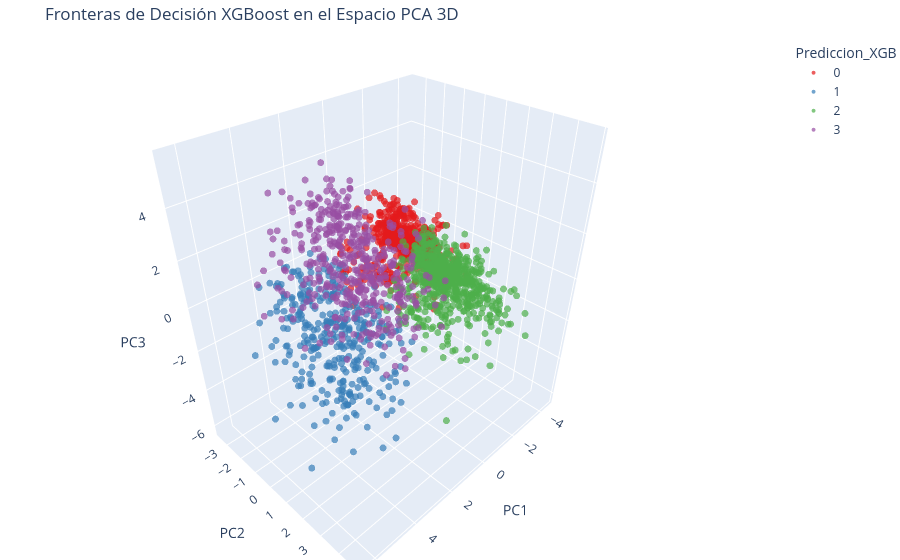

Source (notebook cell):
### Code cell
# 5. Entrenar Clasificador XGBoost Alternativo
import xgboost as xgb
import joblib
from sklearn.metrics import classification_report, accuracy_score
# XGBoost requiere que las etiquetas comiencen en 0 y sean enteras.
# Nuestras etiquetas de K-Means ya son 0, 1, 2, 3.
xgb_model = xgb.XGBClassifier(use_label_encoder=False, eval_metric='mlogloss', random_state=42)
xgb_model.fit(X_train, y_train)
# Evaluar XGBoost
y_pred_xgb = xgb_model.predict(X_test)
print("=== REPORTE DE CLASIFICACIÓN XGBOOST ===")
print(f"Accuracy en Datos de Prueba: {accuracy_score(y_test, y_pred_xgb):.2%}\n")
print(classification_report(y_test, y_pred_xgb, target_names=[
    "C0: Primigestas Sanas",
    "C1: Riesgo Hipertensivo",
    "C2: Multiparas Sanas",
    "C3: Riesgo Metabólico"
]))
# Guardar el modelo alternativo
import os
# Determinar ruta dinámica por culpa del kernel de Jupyter
if os.path.exists('../models'):
    model_dir = '../models'
elif os.path.exists('clustering/models'):
    model_dir = 'clustering/models'
else:
    model_dir = 'models'
os.makedirs(model_dir, exist_ok=True)
model_path = os.path.join(model_dir, 'xgboost_model.pkl')
joblib.dump(xgb_model, model_path)
print(f"Modelo XGBoost guardado en '{model_path}'")
# 4. Visualización 3D Interactiva con Plotly para XGBoost
import plotly.express as px
df_plot_xgb = df_perfilado.copy()
df_plot_xgb['Prediccion_XGB'] = xgb_model.predict(df_cluster.drop(columns=['Cluster'])).astype(str)
df_plot_xgb['PC1'] = df_cluster['PC1']
df_plot_xgb['PC2'] = df_cluster['PC2']
df_plot_xgb['PC3'] = df_cluster['PC3']
fig_xgb = px.scatter_3d(
    df_plot_xgb,
    x='PC1',
    y='PC2',
    z='PC3',
    color='Prediccion_XGB',
    hover_data=['age_years', 'bmi_initial', 'mean_arterial_pressure', 'previous_pregnancies'],
    title="Fronteras de Decisión XGBoost en el Espacio PCA 3D",
    color_discrete_sequence=px.colors.qualitative.Set1,
    opacity=0.7
)
fig_xgb.update_traces(marker=dict(size=4))
fig_xgb.update_layout(margin=dict(l=0, r=0, b=0, t=40))
fig_xgb.show()

### Figure 1 — Plotly figure (JSON) as saved in the notebook; plotly's stock layout.template omitted (floating-point values rounded to 4 significant figures; data arrays with more than 128 entries replaced by an {"elided": "..."} marker saying what was removed)
{"data": [{"customdata": {"elided": "556x4 float values"}, "hovertemplate": "Prediccion_XGB=0<br>PC1=%{x}<br>PC2=%{y}<br>PC3=%{z}<br>age_years=%{customdata[0]}<br>bmi_initial=%{customdata[1]}<br>mean_arterial_pressure=%{customdata[2]}<br>previous_pregnancies=%{customdata[3]}<extra></extra>", "legendgroup": "0", "marker": {"color": "rgb(228,26,28)", "opacity": 0.7, "size": 4, "symbol": "circle"}, "mode": "markers", "name": "0", "scene": "scene", "showlegend": true, "type": "scatter3d", "x": {"elided": "556 float values"}, "y": {"elided": "556 float values"}, "z": {"elided": "556 float values"}}, {"customdata": {"elided": "353x4 float values"}, "hovertemplate": "Prediccion_XGB=1<br>PC1=%{x}<br>PC2=%{y}<br>PC3=%{z}<br>age_years=%{customdata[0]}<br>bmi_initial=%{customdata[1]}<br>mean_arterial_pressure=%{customdata[2]}<br>previous_pregnancies=%{customdata[3]}<extra></extra>", "legendgroup": "1", "marker": {"color": "rgb(55,126,184)", "opacity": 0.7, "size": 4, "symbol": "circle"}, "mode": "markers", "name": "1", "scene": "scene", "showlegend": true, "type": "scatter3d", "x": {"elided": "353 float values"}, "y": {"elided": "353 float values"}, "z": {"elided": "353 float values"}}, {"customdata": {"elided": "646x4 float values"}, "hovertemplate": "Prediccion_XGB=2<br>PC1=%{x}<br>PC2=%{y}<br>PC3=%{z}<br>age_years=%{customdata[0]}<br>bmi_initial=%{customdata[1]}<br>mean_arterial_pressure=%{customdata[2]}<br>previous_pregnancies=%{customdata[3]}<extra></extra>", "legendgroup": "2", "marker": {"color": "rgb(77,175,74)", "opacity": 0.7, "size": 4, "symbol": "circle"}, "mode": "markers", "name": "2", "scene": "scene", "showlegend": true, "type": "scatter3d", "x": {"elided": "646 float values"}, "y": {"elided": "646 float values"}, "z": {"elided": "646 float values"}}, {"customdata": {"elided": "445x4 float values"}, "hovertemplate": "Prediccion_XGB=3<br>PC1=%{x}<br>PC2=%{y}<br>PC3=%{z}<br>age_years=%{customdata[0]}<br>bmi_initial=%{customdata[1]}<br>mean_arterial_pressure=%{customdata[2]}<br>previous_pregnancies=%{customdata[3]}<extra></extra>", "legendgroup": "3", "marker": {"color": "rgb(152,78,163)", "opacity": 0.7, "size": 4, "symbol": "circle"}, "mode": "markers", "name": "3", "scene": "scene", "showlegend": true, "type": "scatter3d", "x": {"elided": "445 float values"}, "y": {"elided": "445 float values"}, "z": {"elided": "445 float values"}}], "layout": {"legend": {"title": {"text": "Prediccion_XGB"}, "tracegroupgap": 0}, "margin": {"b": 0, "l": 0, "r": 0, "t": 40}, "scene": {"domain": {"x": [0, 1], "y": [0, 1]}, "xaxis": {"title": {"text": "PC1"}}, "yaxis": {"title": {"text": "PC2"}}, "zaxis": {"title": {"text": "PC3"}}}, "title": {"text": "Fronteras de Decisión XGBoost en el Espacio PCA 3D"}}}
